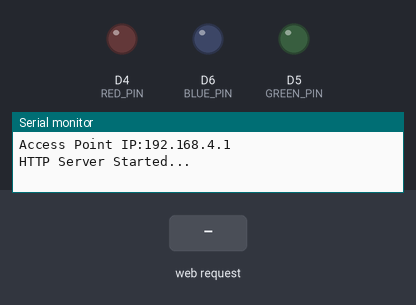
The program below on a simulated ESP8266 (NodeMCU). Shown: output pins drawn as LEDs (lit = HIGH), the last lines printed to the serial monitor. The test bench sets the inputs (shaded band).

Above: at 1.2 s.
1.3 s: HTTP request GET /red_on received
At 2.5 s:
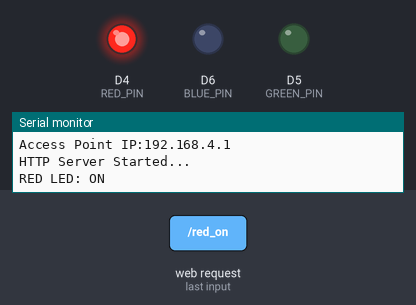
2.8 s: HTTP request GET /green_on received
At 3.8 s:
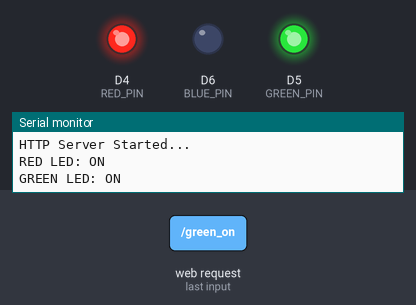
4.3 s: HTTP request GET /red_off received
At 4.9 s:
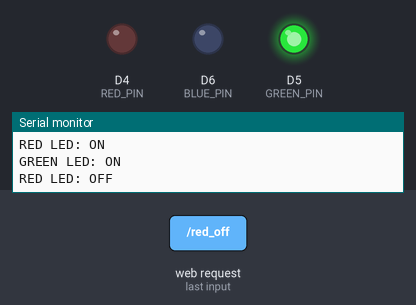
5.8 s: HTTP request GET /blue_on received
At 7.0 s:
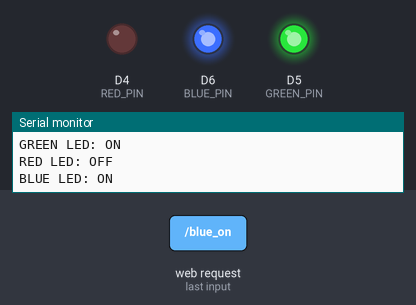
7.3 s: HTTP request GET /green_off received
At 8.4 s:
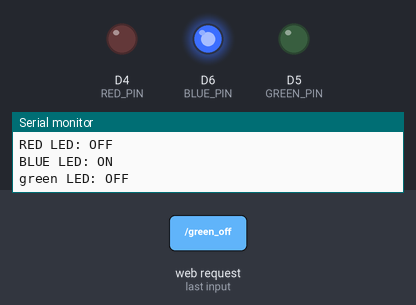
8.8 s: HTTP request GET /red_on received
At 9.5 s:
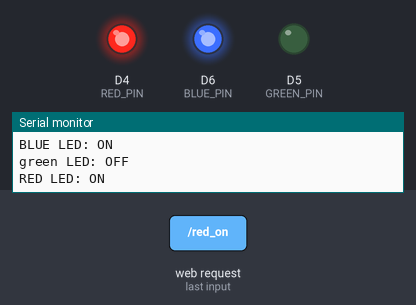
Timing chart, 0 to 11.3 s (numbered marks = the images above; inputs shaded):
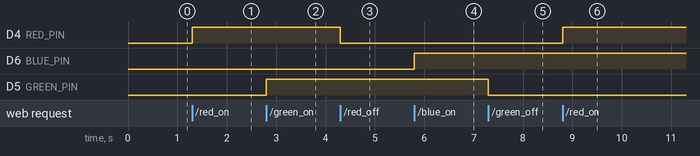

The program:

main.cpp
```cpp
#include <Arduino.h>

#include <ESP8266WiFi.h>
#include <ESP8266WebServer.h>

// SSID & Password
const char *ssid = "NodeMCU";
const char *password = "123456789";

// server is gonna listen on port 80
ESP8266WebServer server(80);

// led pins
#define RED_PIN D4
#define GREEN_PIN D5
#define BLUE_PIN D6

// led statates
bool redLedOn = false;
bool blueLedOn = false;
bool greenLedOn = false;

void handle_on_connect();
void handle_led_red_on();
void handle_led_red_off();
void handle_led_green_on();
void handle_led_green_off();
void handle_led_blue_on();
void handle_led_blue_off();
void handle_not_found();

void setup()
{
  Serial.begin(115200);
  // ports for the leds
  pinMode(D4, OUTPUT);
  pinMode(D5, OUTPUT);
  pinMode(D6, OUTPUT);

  WiFi.softAP(ssid, password);

  IPAddress myIP = WiFi.softAPIP();
  Serial.print("Access Point IP:");
  Serial.println(myIP);

  server.on("/", handle_on_connect);
  server.on("/red_on", handle_led_red_on);
  server.on("/red_off", handle_led_red_off);
  server.on("/green_on", handle_led_green_on);
  server.on("/green_off", handle_led_green_off);
  server.on("/blue_on", handle_led_blue_on);
  server.on("/blue_off", handle_led_blue_off);
  server.onNotFound(handle_not_found);

  server.begin();
  Serial.println("HTTP Server Started...");
}

void loop()
{
  server.handleClient();

  if (redLedOn)
  {
    digitalWrite(RED_PIN, HIGH);
  }
  else
  {
    digitalWrite(RED_PIN, LOW);
  }

  if (greenLedOn)
  {
    digitalWrite(GREEN_PIN, HIGH);
  }
  else
  {
    digitalWrite(GREEN_PIN, LOW);
  }

  if (blueLedOn)
  {
    digitalWrite(BLUE_PIN, HIGH);
  }
  else
  {
    digitalWrite(BLUE_PIN, LOW);
  }
}

void handle_on_connect()
{
  Serial.println("All leds off");
  server.send(200, "application/json", "done!");
}

void handle_led_red_on()
{
  redLedOn = true;
  Serial.println("RED LED: ON");
  server.send(200, "application/json", "RED LED ON");
}

void handle_led_red_off()
{
  redLedOn = false;
  Serial.println("RED LED: OFF");
  server.send(200, "application/json", "RED LED OFF");
}

void handle_led_green_on()
{
  greenLedOn = true;
  Serial.println("GREEN LED: ON");
  server.send(200, "application/json", "GREEN LED ON");
}

void handle_led_green_off()
{
  greenLedOn = false;
  Serial.println("green LED: OFF");
  server.send(200, "application/json", "GREEN LED OFF");
}

void handle_led_blue_on()
{
  blueLedOn = true;
  Serial.println("BLUE LED: ON");
  server.send(200, "application/json", "BLUE LED ON");
}

void handle_led_blue_off()
{
  blueLedOn = false;
  Serial.println("BLUE LED: OFF");
  server.send(200, "application/json", "BLUE LED OFF");
}

void handle_not_found()
{
  server.send(404, "application/json", "Not found");
}
```

Measured:
- after the input at 1.3 s, D4 (RED_PIN): LOW → HIGH at once
- after the input at 2.8 s, D5 (GREEN_PIN): LOW → HIGH at once
- after the input at 4.3 s, D4 (RED_PIN): HIGH → LOW at once
- after the input at 5.8 s, D6 (BLUE_PIN): LOW → HIGH at once
- after the input at 7.3 s, D5 (GREEN_PIN): HIGH → LOW at once
- after the input at 8.8 s, D4 (RED_PIN): LOW → HIGH at once
